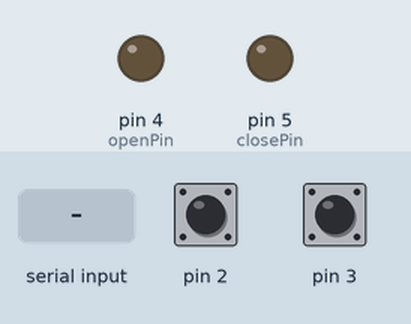
The sketch below on a simulated Arduino Uno, built with avr-gcc and run on an emulated ATmega328P. Shown: output pins drawn as LEDs (lit = HIGH). The inputs (shaded band) are chosen by the test bench; at power-on: pin 2 HIGH, pin 3 HIGH.

Above: at 1.2 s.
1.3 s: "OPEN!\n" received over Serial
At 1.7 s:
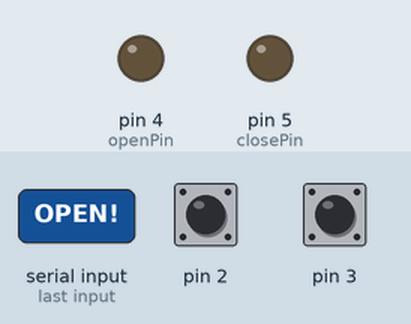
2.9 s: "CLOSE!\n" received over Serial
At 4.2 s:
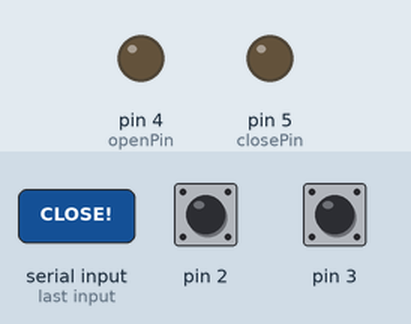
Timing chart, 0 to 5.9 s (numbered marks = the images above; inputs shaded):
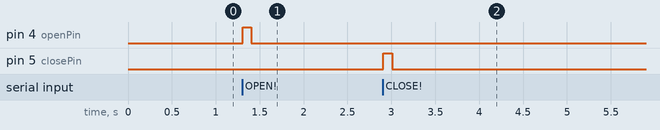

The sketch:

heat_switch_arduino.ino
```cpp
/*
heat_switch_arduino sketch
Sketch for an arduino to serve as heat switch controller.

---PINOUT---
Arduino  Heat Switch Box  purpose
2        1                interrupt to detect switch opening
3        3                interrupt to detect switch closing
4        2                open control pin
5        9                close control
6        4                4K - 1K touch detector
7        7                1K - 50mK touch
8        6                4K - 50mK touch
GND      11               signal ground
(before wiring, double check that the heat switch pin functions are correct)

---PROTOCOL---
We communicate with the computer over serial.
Commands end with \n, \r is ignored.
Timeout = 1 second.

Command    Response
*IDN?      MARTINISGROUP,HEATSWITCH,[version]
STATUS?    [0,1,2] for [unknown, open, closed]
TOUCH? n   [0, 1] for [touch, no touch] for n=[1,2,3]->[4K-1K, 1K-50mK, 4k-50mK]
           Returns E for n != [1,2,3]
OPEN!      open the heat switch
CLOSE!     close the heat switch

*/

const unsigned int sketchVersion = 3;

const int openPin = 4;
const int closePin = 5;
const int touch4K1Kpin = 6;
const int touch1K50mKpin = 7;
const int touch4K50mKpin = 8;

volatile int state = 0;

const byte commandSize = 64;
char currentCommand[commandSize] = "";
unsigned long lastSerialTime;
const unsigned long serialTimeout=1000;
const char terminator = '\n';
const char* ignoredChars = "\r";
boolean buildingCommand;

char c;
byte b;
int i;

void setup() {
  Serial.begin(9600);
  // interrupt 0,1 -> pins 2,3 for arduino uno
  attachInterrupt(0, openInterrupt, CHANGE);
  attachInterrupt(1, closeInterrupt, CHANGE);
  pinMode(2, INPUT_PULLUP);
  pinMode(3, INPUT_PULLUP);
  pinMode(openPin, OUTPUT);
  pinMode(closePin, OUTPUT);
  pinMode(touch4K1Kpin, INPUT_PULLUP);
  pinMode(touch1K50mKpin, INPUT_PULLUP);
  pinMode(touch4K50mKpin, INPUT_PULLUP);
  resetCommand();
}

void loop(){
  // handle command inputs
  // build up a command one character at a time
  while (Serial.available() > 0) {
    buildingCommand = true;
    lastSerialTime = millis();
    c = Serial.read();
    if (c == terminator) {
      handleCommand();
    } else {
      // check for ignored character, command size
      b = strlen(currentCommand);
      if (strchr(ignoredChars, c))
        break;
      if (b < commandSize-1)
        currentCommand[strlen(currentCommand)] = c;
      else
        handleCommand();
    }
  }
  // check for serial timeout
  if (buildingCommand && millis() - lastSerialTime > serialTimeout) {
    Serial.println(millis() - lastSerialTime);
    handleCommand();
  }
  //delay(1);
}

void handleCommand() {
  //Serial.print("command: ");
  //Serial.println(currentCommand);
  if (strcmp(currentCommand, "*IDN?") == 0) {
    sendIDN();
  } else if (strcmp(currentCommand, "STATUS?") == 0) {
    sendStatus();
  } else if (strncmp(currentCommand, "TOUCH?", 6) == 0) {
    sendTouch();
  } else if (strcmp(currentCommand, "OPEN!") == 0) {
    openSwitch();
  } else if (strcmp(currentCommand, "CLOSE!") == 0) {
    closeSwitch();
  }
  resetCommand();
}

void resetCommand() {
  for (byte i = 0; i < commandSize; i++)
    currentCommand[i] = '\0';
  buildingCommand = false;
}

void sendIDN() {
  Serial.print("MARTINISGROUP,HEATSWITCH,");
  Serial.println(sketchVersion);
}

void sendStatus() {
  Serial.println(state);
}

void sendTouch() {
  b = atoi(currentCommand+7);
  i = -1;
  switch (b) {
    case 1:
      i = digitalRead(touch4K1Kpin);
    break;
    case 2:
      i = digitalRead(touch1K50mKpin);
    break;
    case 3:
      i = digitalRead(touch4K50mKpin);
    break;
  }
  if (i == HIGH)
    Serial.println("0");
  else if (i == LOW)
    Serial.println("1");
  else
    Serial.println("E");
}


// the 1ms delay is to make sure the rising edge triggers the switch
// this is a n00btastic way of doing it, because delay hangs the arduino
// we should record the time, and then compare using millis() in the main loop
// but it's only 1 ms, and it won't mess up serial comms (just delay), so whatever.
void openSwitch() {
  digitalWrite(openPin, HIGH);
  delay(100);
  digitalWrite(openPin, LOW);
}

void closeSwitch() {
  digitalWrite(closePin, HIGH);
  delay(100);
  digitalWrite(closePin, LOW);
}

void openInterrupt() {
  state = 1;
}
void closeInterrupt() {
  state = 2;
}
```

Measured:
- after the input at 1.3 s, pin 4 (openPin): LOW → HIGH at once, → LOW 0.10 s later
- after the input at 2.9 s, pin 5 (closePin): LOW → HIGH at once, → LOW 0.10 s later
